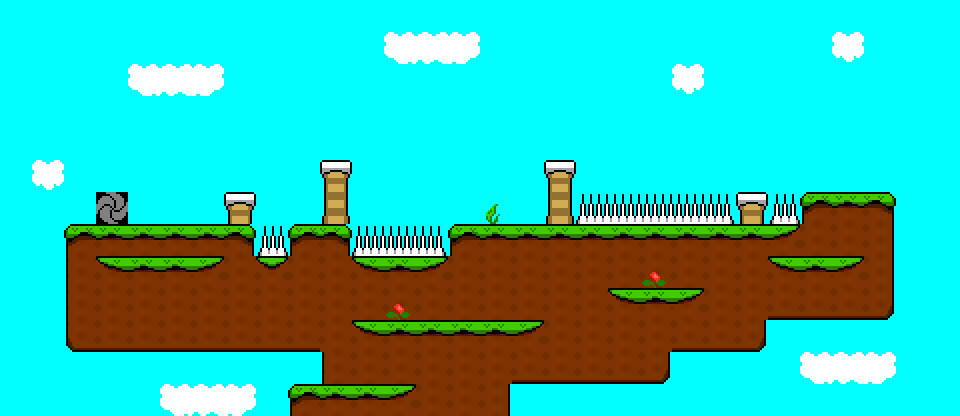

This is a level from a 2D game, rendered from its Tiled map with the project's own tilesets. A one-line summary and the map file follow, with tile-layer data summarised:
An orthogonal 30x13 tile map with 32x32 px tiles, 2 tile layers (Tile Layer 1, Tile Layer 2) and 2 objects.

<map version="1.0" orientation="orthogonal" renderorder="right-down" width="30" height="13" tilewidth="32" tileheight="32" nextobjectid="3">
 <tileset firstgid="1" name="World1Tiles" tilewidth="32" tileheight="32" tilecount="135">
  <image source="../sprites/World1Tiles.png" width="480" height="288" />
 </tileset>
 <layer name="Tile Layer 1" width="30" height="13">
  <data>[390 cells, 390 non-empty, 26 distinct tile ids]</data>
 </layer>
 <layer name="Tile Layer 2" width="30" height="13">
  <data>[390 cells, 1 non-empty, 1 distinct tile ids]</data>
 </layer>
 <objectgroup name="Object Layer 1">
  <object id="1" gid="2" x="832" y="192" width="32" height="32">
   <properties>
    <property name="map" value="Stage1-5" />
    <property name="type" value="portal" />
   </properties>
  </object>
  <object id="2" gid="5" x="160" y="224" width="32" height="32">
   <properties>
    <property name="text" value="Hit Spacebar in air to jump again to get the high obstacles!" />
    <property name="type" value="sign" />
   </properties>
  </object>
 </objectgroup>
</map>
